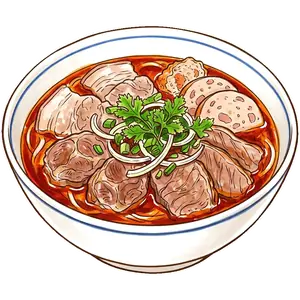
#> input picture art/bun-bo-hue-wet.webp, 300 x 300 px
$ python _mkstamp.py ../art/banh-hoi-thit-heo-wet.webp ../art/bun-bo-hue-wet.webp ../art/bun-bo-hue-wet.webp
#> lines starting #> are read from the running program, lines starting #| are printed output that depends on the picture

import sys, urllib.request, numpy as np
from PIL import Image
url, out, raw = sys.argv[1], sys.argv[2], sys.argv[3]
import os as _o
if not _o.path.exists(raw): urllib.request.urlretrieve(url, raw)
im = Image.open(raw).convert("RGB")
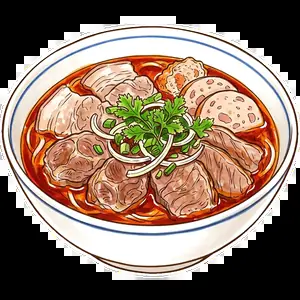
#> im: PIL image 300x300 RGB; mean R, G, B 141.2, 119.2, 103.9
a = np.asarray(im).astype(np.float32)
# nen trang -> alpha: cang toi cang dac
lum = a.mean(axis=2)
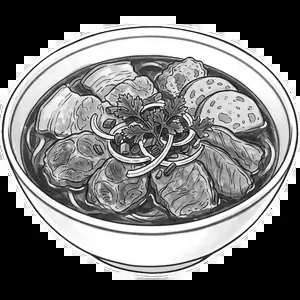
#> lum: shape (300, 300) float32; min 0, max 255, mean 121.4
# Giay trong anh Flow khong trang tinh (~230) -> nguong 235 de lai o vuong mo.
alpha = np.clip((200.0 - lum) / 85.0, 0, 1)
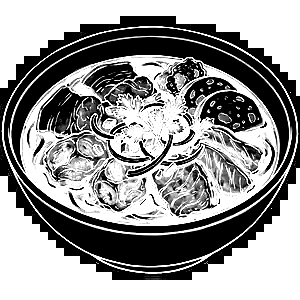
#> alpha: shape (300, 300) float32; min 0, max 1, mean 0.584
alpha[lum > 200] = 0.0
rgba = np.dstack([a, alpha * 255.0]).astype(np.uint8)
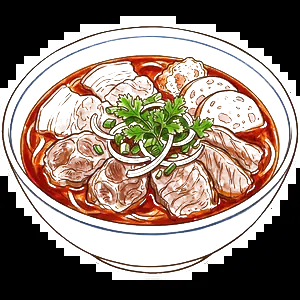
#> rgba: shape (300, 300, 4); mean R, G, B, A 141.2, 119.2, 103.9, 148.9; transparent parts drawn white
im2 = Image.fromarray(rgba, "RGBA")
bb = im2.split()[3].point(lambda v: 255 if v > 12 else 0).getbbox()
#> bb = (0, 0, 300, 300)
if bb: im2 = im2.crop(bb)
w, h = im2.size
#> w = 300; h = 300
s = 320.0 / max(w, h)
#> s = 1.07
im2 = im2.resize((max(1,int(w*s)), max(1,int(h*s))), Image.LANCZOS)
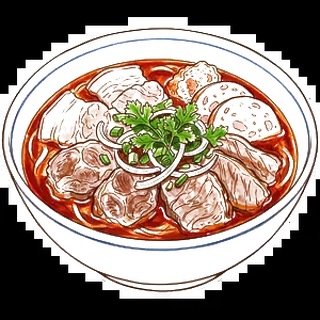
#> im2: PIL image 320x320 RGBA; mean R, G, B, A 70.5, 49.3, 36.1, 148.7; transparent parts drawn white
im2.save(out, "WEBP", quality=92, method=6)
print("OK", im2.size)
#| OK (320, 320)

$ run again, on art/bun-ca-hai-phong-s0.webp
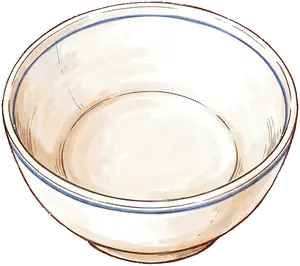
#> input picture art/bun-ca-hai-phong-s0.webp, 300 x 266 px
#> `alpha = np.clip((200.0 - lum) / 85.0, 0, 1)`:
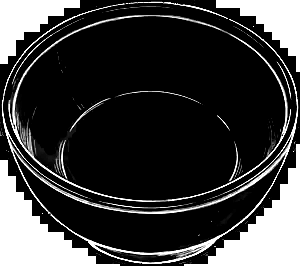
#> alpha: shape (266, 300) float32; min 0, max 1, mean 0.237
#> bb = (0, 0, 300, 266)
#> `im2 = im2.resize((max(1,int(w*s)), max(1,int(h*s))), Image.LANCZOS)`:
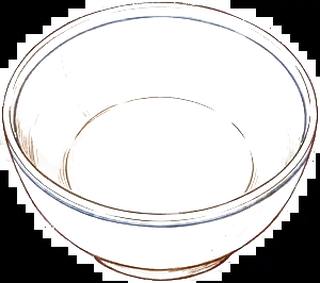
#> im2: PIL image 320x283 RGBA; mean R, G, B, A 28.3, 25.4, 24, 60.9; transparent parts drawn white
#| OK (320, 283)

$ run again, on art/bun-cha-ha-noi-wet.webp
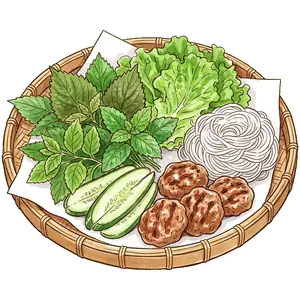
#> input picture art/bun-cha-ha-noi-wet.webp, 300 x 300 px
#> `rgba = np.dstack([a, alpha * 255.0]).astype(np.uint8)`:
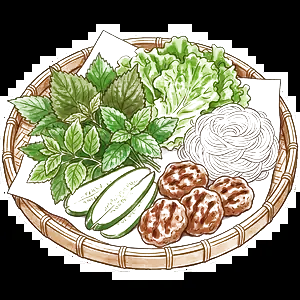
#> rgba: shape (300, 300, 4); mean R, G, B, A 123.3, 121.5, 89.6, 165.5; transparent parts drawn white
#> bb = (0, 0, 300, 300)
#> `im2 = im2.resize((max(1,int(w*s)), max(1,int(h*s))), Image.LANCZOS)`:
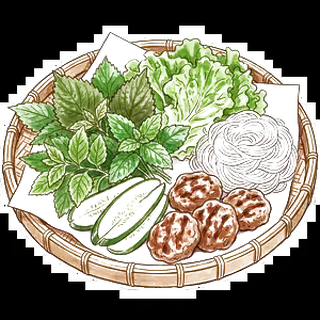
#> im2: PIL image 320x320 RGBA; mean R, G, B, A 78.4, 76.8, 46.9, 165.5; transparent parts drawn white
#| OK (320, 320)

$ run again, on art/bun-ga-nuong-dry.webp
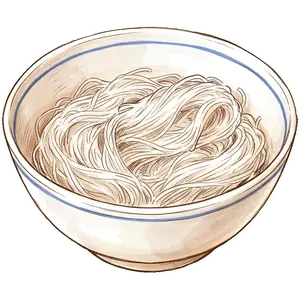
#> input picture art/bun-ga-nuong-dry.webp, 300 x 300 px
#> `alpha = np.clip((200.0 - lum) / 85.0, 0, 1)`:
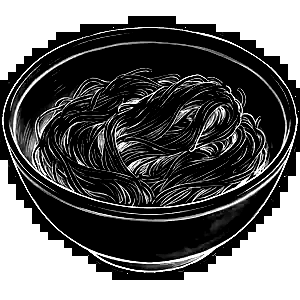
#> alpha: shape (300, 300) float32; min 0, max 1, mean 0.404
#> bb = (0, 0, 300, 300)
#> `im2 = im2.resize((max(1,int(w*s)), max(1,int(h*s))), Image.LANCZOS)`:
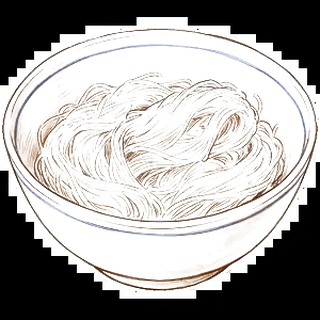
#> im2: PIL image 320x320 RGBA; mean R, G, B, A 57.2, 51.7, 46.7, 104.3; transparent parts drawn white
#| OK (320, 320)
